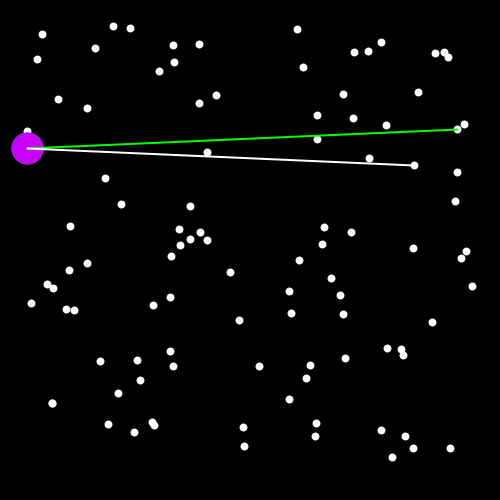
Frame 1 (no input)
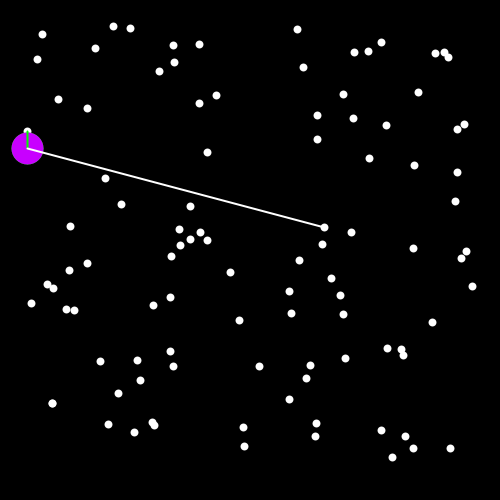
Frame 60 (the mouse pressed at the canvas centre just before this capture)
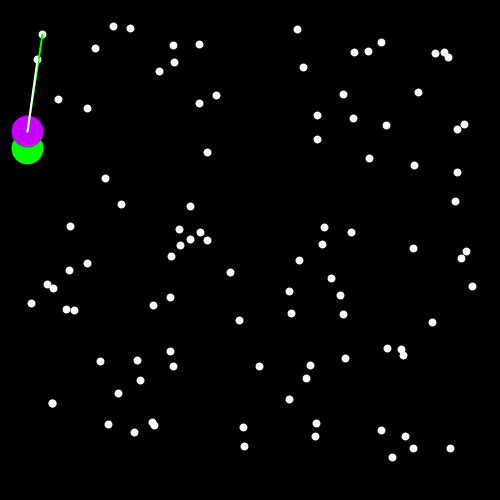
Frame 120 (the mouse held since frame 60 and released just before this capture)

The Processing sketch that drew these frames (run headless with seeded random() and noise(); from frame 60 on, the mouse is pressed at the canvas centre):

// Processing sketch: ConvexHull
// ── ConvexHull.pde
import java.util.*;
import java.util.Collection;
ArrayList<PVector> points = new ArrayList<>();
ArrayList<PVector> hull = new ArrayList<>();

PVector leftMost;
PVector currentVertex;
int index;
int nextIndex = -1;
PVector nextVertex;

PVector leftMost(ArrayList<PVector> _points) {
  PVector winner = _points.get(0);
  for (int i = 1; i < _points.size(); i++) {
    PVector p = _points.get(i);
    if (p.x < winner.x) {
      winner = p;
    }
  }
  return winner;
}

int pointCount = 100;

void setup() {
  size(500, 500);
  int buffer = 20;

  for (int i = 0; i < pointCount; i++) {
    points.add(new PVector(random(buffer, width-buffer), random(buffer, height - buffer)));
  }

  //Collection.sort(points, VEC_CMP);
  //leftMost = points.get(0);

  leftMost = leftMost(points);

  currentVertex = leftMost;
  hull.add(currentVertex);
  nextVertex = points.get(1);
  index = 2;
}

void draw() {
  background(0);

  stroke(255);
  strokeWeight(8);
  for (PVector p : points) {
    point(p.x, p.y);
  }

  stroke(0, 0, 255);
  fill(0, 0, 255, 0);
  beginShape();
  for (PVector p : hull) {
    vertex(p.x, p.y);
  }
  endShape(CLOSE);

  stroke(0, 255, 0);
  strokeWeight(32);
  point(leftMost.x, leftMost.y);

  stroke(200, 0, 255);
  strokeWeight(32);
  point(currentVertex.x, currentVertex.y);

  stroke(0, 255, 0);
  strokeWeight(2);
  line(currentVertex.x, currentVertex.y, nextVertex.x, nextVertex.y);

  PVector checking = points.get(index);
  stroke(255);
  line(currentVertex.x, currentVertex.y, checking.x, checking.y);

  PVector a = PVector.sub(nextVertex, currentVertex);
  PVector b = PVector.sub(checking, currentVertex);
  PVector cross = a.cross(b);

  if (cross.z < 0) {
    nextVertex =checking;
    nextIndex = index;
  }

  index++;
  if (index == points.size()) {
    if (nextVertex == leftMost) {
      println("done");
      noLoop();
    } else {
      hull.add(nextVertex);
      currentVertex = nextVertex;
      index = 0;
      nextVertex= leftMost;
    }
  }
}
